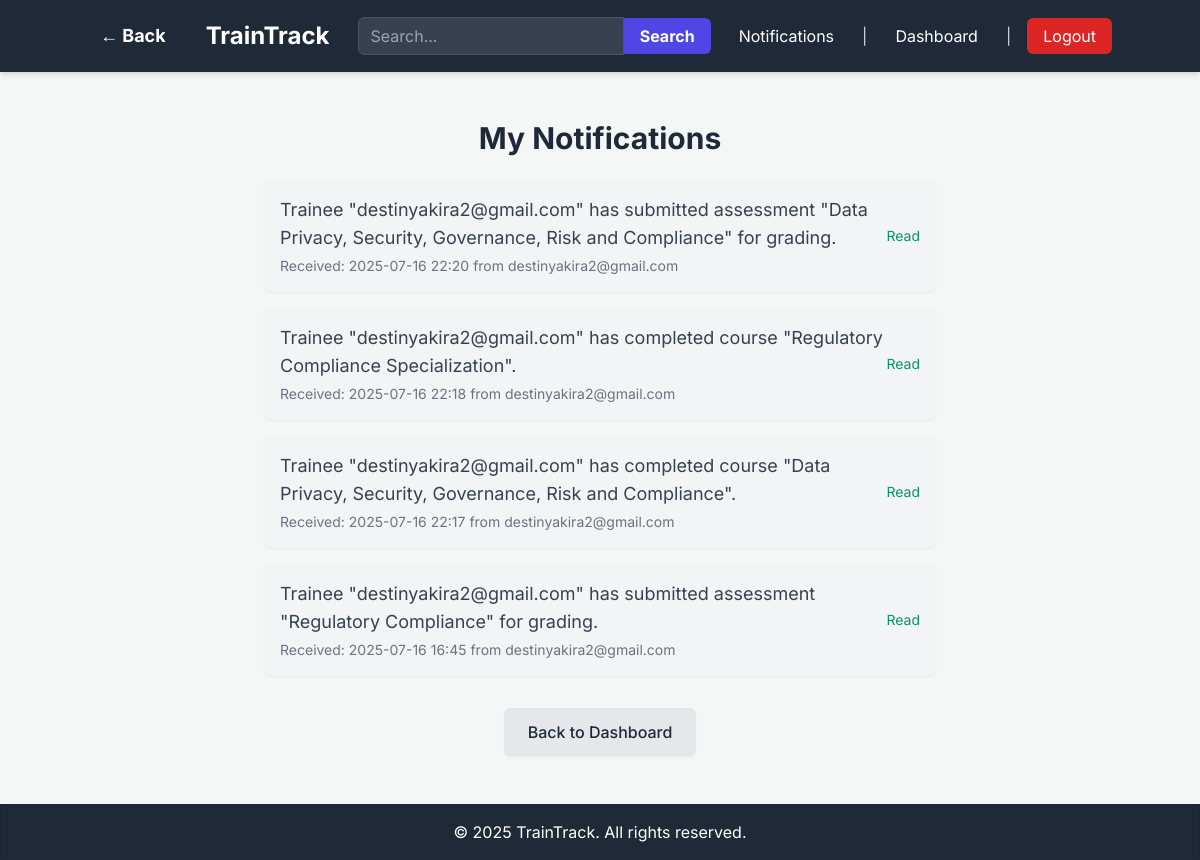
The page /notifications (signed in) on the database its author committed.
### app.py (models this page shows, shortened)
class Notification(db.Model):
    id = db.Column(db.Integer, primary_key=True)
    recipient_id = db.Column(db.Integer, db.ForeignKey('user.id'), nullable=False)
    sender_id = db.Column(db.Integer, db.ForeignKey('user.id'), nullable=True) # Optional: who triggered the notification
    message = db.Column(db.Text, nullable=False)
    type = db.Column(db.String(50), nullable=False)
    related_id = db.Column(db.Integer, nullable=True)
    is_read = db.Column(db.Boolean, default=False)
    created_at = db.Column(db.DateTime, default=datetime.utcnow)

class User(UserMixin, db.Model):
    id = db.Column(db.Integer, primary_key=True)
    username = db.Column(db.String(80), unique=True, nullable=False)
    password_hash = db.Column(db.String(128), nullable=False)
    role = db.Column(db.String(20), nullable=False, default='trainee')
    assignments_as_trainee = db.relationship('Assignment', foreign_keys='Assignment.trainee_id', backref='trainee', lazy=True)
    created_courses = db.relationship('Course', foreign_keys='Course.created_by_id', backref='creator', lazy=True)
    created_assessments = db.relationship('Assessment', foreign_keys='Assessment.created_by_id', backref='assessor_creator', lazy=True)
    assigned_assignments = db.relationship('Assignment', foreign_keys='Assignment.assigned_by_id', backref='assigner', lazy=True)
    notifications_received = db.relationship('Notification', foreign_keys='Notification.recipient_id', backref='recipient', lazy=True)
    notifications_sent = db.relationship('Notification', foreign_keys='Notification.sender_id', backref='sender', lazy=True)
    graded_submissions = db.relationship('Submission', foreign_keys='Submission.graded_by_id', backref='grader', lazy=True)

### app.py (the view)
@app.route('/notifications')
@login_required
def view_notifications():
    current_year = datetime.now().year
    notifications = Notification.query.filter_by(recipient_id=current_user.id).order_by(Notification.created_at.desc()).all()
    return render_template('notifications.html', title='My Notifications', notifications=notifications, current_year=current_year)

### app.py (called while the page is built)
@login_manager.user_loader
def load_user(user_id):
    return User.query.get(int(user_id))

@app.context_processor
def inject_unread_notifications_count():
    if current_user.is_authenticated:
        unread_count = Notification.query.filter_by(recipient_id=current_user.id, is_read=False).count()
        return dict(unread_notifications_count=unread_count)
    return dict(unread_notifications_count=0)

### templates/notifications.html (shortened to what this page needs)
{% extends "base.html" %}
{% block content %}
    <h1 class="text-3xl font-bold text-gray-800 mb-6 text-center">My Notifications</h1>
    {% if notifications %}
        <div class="space-y-4 max-w-2xl mx-auto">
            {% for notification in notifications %}
                <div class="p-4 rounded-lg shadow-sm flex items-center justify-between
                    {% if notification.is_read %}bg-gray-100 text-gray-700{% else %}bg-blue-50 text-blue-800 font-semibold{% endif %}">
                    <div>
                        <p class="text-lg">{{ notification.message }}</p>
                        <p class="text-sm text-gray-500 mt-1">
                            Received: {{ notification.created_at.strftime('%Y-%m-%d %H:%M') }}
                            {% if notification.sender %}
                                from {{ notification.sender.username }}
                            {% endif %}
                        </p>
                    </div>
                    {% if not notification.is_read %}
                        <a href="{{ url_for('mark_notification_read', notification_id=notification.id) }}"
                           class="bg-indigo-600 text-white px-3 py-1 rounded-md text-sm hover:bg-indigo-700 transition duration-300">
                            Mark as Read
                        </a>
                    {% else %}
                        <span class="text-green-600 text-sm">Read</span>
                    {% endif %}
                </div>
            {% endfor %}
        </div>
    {% else %}
        <p class="text-center text-gray-600 text-lg">You have no notifications.</p>
    {% endif %}
    <div class="mt-8 text-center">
        <a href="{{ url_for('dashboard') }}" class="inline-block bg-gray-200 text-gray-800 px-6 py-3 rounded-md font-medium hover:bg-gray-300 transition duration-300 shadow-sm">
            Back to Dashboard
        </a>
    </div>
{% endblock %}

### templates/base.html (style rules this page uses)
body { font-family: 'Inter', sans-serif; background-color: #f4f7f6; }

### rows shown on the page
Notification: message "Trainee \"destinyakira2@gmail.com\" has submitted assessment \"Data Privacy, Security, Governance, Risk and Compliance\" for grading.", created_at "2025-07-16 22:20", sender.username "destinyakira2@gmail.com", is_read "Read"
Notification: message "Trainee \"destinyakira2@gmail.com\" has completed course \"Regulatory Compliance Specialization\".", created_at "2025-07-16 22:18", sender.username "destinyakira2@gmail.com", is_read "Read"
Notification: message "Trainee \"destinyakira2@gmail.com\" has completed course \"Data Privacy, Security, Governance, Risk and Compliance\".", created_at "2025-07-16 22:17", sender.username "destinyakira2@gmail.com", is_read "Read"
Notification: message "Trainee \"destinyakira2@gmail.com\" has submitted assessment \"Regulatory Compliance\" for grading.", created_at "2025-07-16 16:45", sender.username "destinyakira2@gmail.com", is_read "Read"
